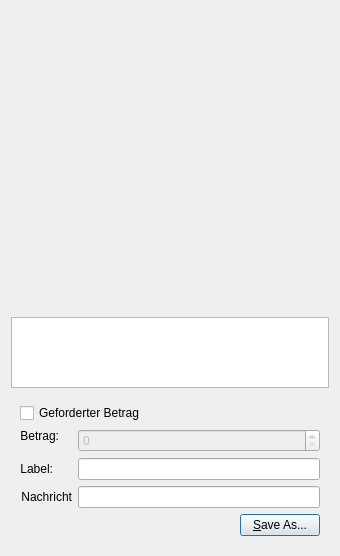
<?xml version="1.0" encoding="UTF-8"?>
<ui version="4.0">
 <class>QRCodeDialog</class>
 <widget class="QDialog" name="QRCodeDialog">
  <property name="geometry">
   <rect>
    <x>0</x>
    <y>0</y>
    <width>340</width>
    <height>556</height>
   </rect>
  </property>
  <property name="windowTitle">
   <string>QR Code Dialog</string>
  </property>
  <layout class="QVBoxLayout" name="verticalLayout_3">
   <item>
    <widget class="QLabel" name="lblQRCode">
     <property name="sizePolicy">
      <sizepolicy hsizetype="Expanding" vsizetype="Expanding">
       <horstretch>0</horstretch>
       <verstretch>0</verstretch>
      </sizepolicy>
     </property>
     <property name="minimumSize">
      <size>
       <width>300</width>
       <height>300</height>
      </size>
     </property>
     <property name="textFormat">
      <enum>Qt::PlainText</enum>
     </property>
     <property name="alignment">
      <set>Qt::AlignCenter</set>
     </property>
     <property name="wordWrap">
      <bool>true</bool>
     </property>
    </widget>
   </item>
   <item>
    <widget class="QPlainTextEdit" name="outUri">
     <property name="sizePolicy">
      <sizepolicy hsizetype="Expanding" vsizetype="Minimum">
       <horstretch>0</horstretch>
       <verstretch>0</verstretch>
      </sizepolicy>
     </property>
     <property name="minimumSize">
      <size>
       <width>0</width>
       <height>50</height>
      </size>
     </property>
     <property name="tabChangesFocus">
      <bool>true</bool>
     </property>
     <property name="textInteractionFlags">
      <set>Qt::TextSelectableByKeyboard|Qt::TextSelectableByMouse</set>
     </property>
    </widget>
   </item>
   <item>
    <widget class="QWidget" name="widget" native="true">
     <layout class="QVBoxLayout" name="verticalLayout_2">
      <item>
       <widget class="QCheckBox" name="chkReqPayment">
        <property name="enabled">
         <bool>true</bool>
        </property>
        <property name="text">
         <string>Geforderter Betrag</string>
        </property>
       </widget>
      </item>
      <item>
       <layout class="QFormLayout" name="formLayout">
        <property name="fieldGrowthPolicy">
         <enum>QFormLayout::AllNonFixedFieldsGrow</enum>
        </property>
        <item row="1" column="0">
         <widget class="QLabel" name="lblLabel">
          <property name="text">
           <string>Label:</string>
          </property>
          <property name="textFormat">
           <enum>Qt::PlainText</enum>
          </property>
          <property name="alignment">
           <set>Qt::AlignRight|Qt::AlignTrailing|Qt::AlignVCenter</set>
          </property>
          <property name="buddy">
           <cstring>lnLabel</cstring>
          </property>
         </widget>
        </item>
        <item row="1" column="1">
         <widget class="QLineEdit" name="lnLabel"/>
        </item>
        <item row="2" column="0">
         <widget class="QLabel" name="lblMessage">
          <property name="text">
           <string>Nachricht</string>
          </property>
          <property name="textFormat">
           <enum>Qt::PlainText</enum>
          </property>
          <property name="alignment">
           <set>Qt::AlignRight|Qt::AlignTrailing|Qt::AlignVCenter</set>
          </property>
          <property name="buddy">
           <cstring>lnMessage</cstring>
          </property>
         </widget>
        </item>
        <item row="2" column="1">
         <widget class="QLineEdit" name="lnMessage"/>
        </item>
        <item row="0" column="0">
         <widget class="QLabel" name="lblAmount">
          <property name="sizePolicy">
           <sizepolicy hsizetype="Preferred" vsizetype="Maximum">
            <horstretch>0</horstretch>
            <verstretch>0</verstretch>
           </sizepolicy>
          </property>
          <property name="text">
           <string>Betrag:</string>
          </property>
          <property name="textFormat">
           <enum>Qt::PlainText</enum>
          </property>
          <property name="alignment">
           <set>Qt::AlignRight|Qt::AlignTrailing|Qt::AlignVCenter</set>
          </property>
          <property name="buddy">
           <cstring>lnReqAmount</cstring>
          </property>
         </widget>
        </item>
        <item row="0" column="1">
         <widget class="BitcoinAmountField" name="lnReqAmount">
          <property name="enabled">
           <bool>false</bool>
          </property>
          <property name="minimumSize">
           <size>
            <width>80</width>
            <height>0</height>
           </size>
          </property>
         </widget>
        </item>
       </layout>
      </item>
      <item>
       <layout class="QHBoxLayout" name="horizontalLayout">
        <item>
         <spacer name="horizontalSpacer">
          <property name="orientation">
           <enum>Qt::Horizontal</enum>
          </property>
          <property name="sizeHint" stdset="0">
           <size>
            <width>40</width>
            <height>20</height>
           </size>
          </property>
         </spacer>
        </item>
        <item>
         <widget class="QPushButton" name="btnSaveAs">
          <property name="text">
           <string>&amp;Save As...</string>
          </property>
         </widget>
        </item>
       </layout>
      </item>
     </layout>
    </widget>
   </item>
  </layout>
 </widget>
 <customwidgets>
  <customwidget>
   <class>BitcoinAmountField</class>
   <extends>QSpinBox</extends>
   <header>bitcoinamountfield.h</header>
  </customwidget>
 </customwidgets>
 <resources/>
 <connections>
  <connection>
   <sender>chkReqPayment</sender>
   <signal>clicked(bool)</signal>
   <receiver>lnReqAmount</receiver>
   <slot>setEnabled(bool)</slot>
   <hints>
    <hint type="sourcelabel">
     <x>92</x>
     <y>285</y>
    </hint>
    <hint type="destinationlabel">
     <x>98</x>
     <y>311</y>
    </hint>
   </hints>
  </connection>
 </connections>
</ui>
